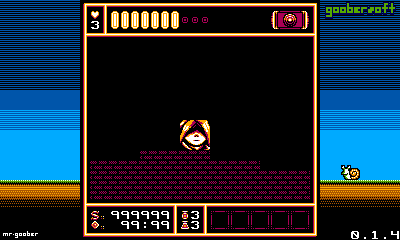

Below is a game level as drawn by its tile map, then a one-line description and the .tmx that defines it (tile-layer data replaced by summaries):
An orthogonal 40x24 tile map with 10x10 px tiles, 2 tile layers (Tile Layer 1, Tile Layer 2), 2 tilesets.

<map version="1.0" tiledversion="1.0.3" orientation="orthogonal" renderorder="right-down" width="40" height="24" tilewidth="10" tileheight="10" backgroundcolor="#005500" nextobjectid="1">
 <tileset firstgid="1" source="ma-1.tsx" />
 <tileset firstgid="961" source="gb-0.tsx" />
 <layer name="Tile Layer 1" width="40" height="24">
  <data>[960 cells, 960 non-empty, 50 distinct tile ids]</data>
 </layer>
 <layer name="Tile Layer 2" width="40" height="24">
  <data>[960 cells, 960 non-empty, 38 distinct tile ids]</data>
 </layer>
</map>